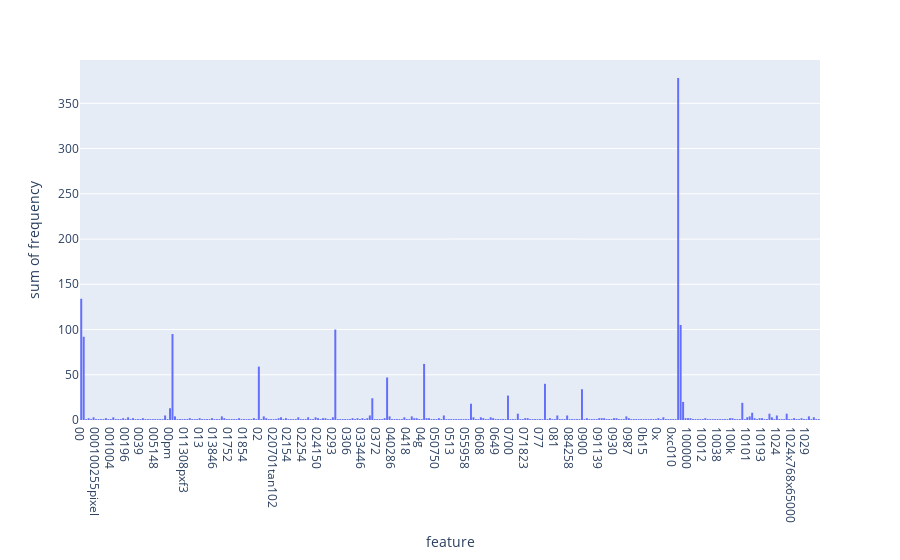

This figure's notebook cell:
### Markdown cell above
### >>> **Exercise 13 (take home):**
If you want a nicer interactive visualization here, I would encourage you try to install and use plotly to achieve this.

### Code cell
# Answer here
## have to install an extension -> "Jupyter Notebook Rdnderers", if using VS Code
import plotly.express as px
#create dataframe
df = {'feature': count_vect.get_feature_names_out()[:300], 'frequency': term_frequencies[:300]} 
px.histogram(df, x="feature", y="frequency")

### Figure 1 — Plotly figure (JSON) as saved in the notebook; plotly's stock layout.template omitted (floating-point values rounded to 4 significant figures; data arrays with more than 128 entries replaced by an {"elided": "..."} marker saying what was removed)
{"data": [{"alignmentgroup": "True", "bingroup": "x", "histfunc": "sum", "hovertemplate": "feature=%{x}<br>sum of frequency=%{y}<extra></extra>", "legendgroup": "", "marker": {"color": "#636efa", "pattern": {"shape": ""}}, "name": "", "offsetgroup": "", "orientation": "v", "showlegend": false, "type": "histogram", "x": {"elided": "300 str values"}, "xaxis": "x", "y": {"elided": "300 int values"}, "yaxis": "y"}], "layout": {"barmode": "relative", "legend": {"tracegroupgap": 0}, "margin": {"t": 60}, "xaxis": {"anchor": "y", "domain": [0, 1], "title": {"text": "feature"}}, "yaxis": {"anchor": "x", "domain": [0, 1], "title": {"text": "sum of frequency"}}}}
